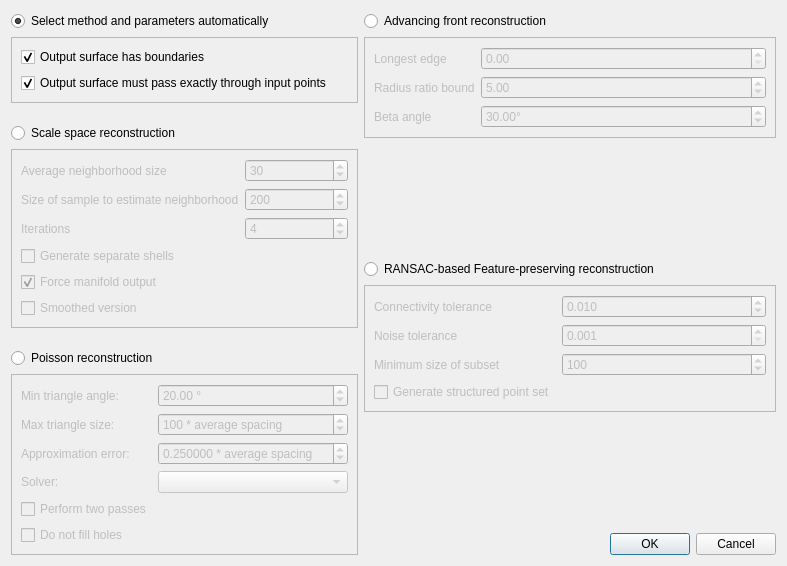
<?xml version="1.0" encoding="UTF-8"?>
<ui version="4.0">
 <class>SurfaceReconstructionDialog</class>
 <widget class="QDialog" name="SurfaceReconstructionDialog">
  <property name="geometry">
   <rect>
    <x>0</x>
    <y>0</y>
    <width>787</width>
    <height>566</height>
   </rect>
  </property>
  <property name="windowTitle">
   <string>Surface Reconstruction</string>
  </property>
  <layout class="QHBoxLayout" name="horizontalLayout">
   <item>
    <layout class="QVBoxLayout" name="verticalLayout_2">
     <item>
      <widget class="QRadioButton" name="buttonAuto">
       <property name="text">
        <string>Select method and parameters automatically</string>
       </property>
       <property name="checked">
        <bool>true</bool>
       </property>
      </widget>
     </item>
     <item>
      <widget class="QFrame" name="frameAuto">
       <property name="frameShape">
        <enum>QFrame::StyledPanel</enum>
       </property>
       <property name="frameShadow">
        <enum>QFrame::Raised</enum>
       </property>
       <layout class="QVBoxLayout" name="verticalLayout">
        <item>
         <widget class="QCheckBox" name="m_boundaries">
          <property name="text">
           <string>Output surface has boundaries</string>
          </property>
          <property name="checked">
           <bool>true</bool>
          </property>
         </widget>
        </item>
        <item>
         <widget class="QCheckBox" name="m_interpolate">
          <property name="text">
           <string>Output surface must pass exactly through input points</string>
          </property>
          <property name="checked">
           <bool>true</bool>
          </property>
         </widget>
        </item>
       </layout>
      </widget>
     </item>
     <item>
      <spacer name="verticalSpacer_3">
       <property name="orientation">
        <enum>Qt::Vertical</enum>
       </property>
       <property name="sizeHint" stdset="0">
        <size>
         <width>20</width>
         <height>40</height>
        </size>
       </property>
      </spacer>
     </item>
     <item>
      <widget class="QRadioButton" name="buttonScaleSpace">
       <property name="text">
        <string>Scale space reconstruction</string>
       </property>
      </widget>
     </item>
     <item>
      <widget class="QFrame" name="frameScaleSpace">
       <property name="enabled">
        <bool>false</bool>
       </property>
       <property name="frameShape">
        <enum>QFrame::StyledPanel</enum>
       </property>
       <property name="frameShadow">
        <enum>QFrame::Raised</enum>
       </property>
       <layout class="QFormLayout" name="formLayout_2">
        <item row="0" column="0">
         <widget class="QLabel" name="label_2">
          <property name="text">
           <string>Average neighborhood size</string>
          </property>
         </widget>
        </item>
        <item row="0" column="1">
         <widget class="QSpinBox" name="m_neighbors">
          <property name="minimum">
           <number>0</number>
          </property>
          <property name="maximum">
           <number>100000</number>
          </property>
          <property name="value">
           <number>30</number>
          </property>
         </widget>
        </item>
        <item row="1" column="0">
         <widget class="QLabel" name="label_4">
          <property name="text">
           <string>Size of sample to estimate neighborhood</string>
          </property>
         </widget>
        </item>
        <item row="1" column="1">
         <widget class="QSpinBox" name="m_samples">
          <property name="maximum">
           <number>1000000</number>
          </property>
          <property name="value">
           <number>200</number>
          </property>
         </widget>
        </item>
        <item row="2" column="0">
         <widget class="QLabel" name="label_3">
          <property name="text">
           <string>Iterations</string>
          </property>
         </widget>
        </item>
        <item row="2" column="1">
         <widget class="QSpinBox" name="m_iterations">
          <property name="minimum">
           <number>1</number>
          </property>
          <property name="maximum">
           <number>1000000</number>
          </property>
          <property name="value">
           <number>4</number>
          </property>
         </widget>
        </item>
        <item row="3" column="0">
         <widget class="QCheckBox" name="m_genShells">
          <property name="text">
           <string>Generate separate shells</string>
          </property>
          <property name="checked">
           <bool>false</bool>
          </property>
         </widget>
        </item>
        <item row="4" column="0">
         <widget class="QCheckBox" name="m_forceManifold">
          <property name="text">
           <string>Force manifold output</string>
          </property>
          <property name="checked">
           <bool>true</bool>
          </property>
         </widget>
        </item>
        <item row="5" column="0">
         <widget class="QCheckBox" name="m_genSmooth">
          <property name="text">
           <string>Smoothed version</string>
          </property>
          <property name="checked">
           <bool>false</bool>
          </property>
         </widget>
        </item>
       </layout>
      </widget>
     </item>
     <item>
      <spacer name="verticalSpacer_2">
       <property name="orientation">
        <enum>Qt::Vertical</enum>
       </property>
       <property name="sizeHint" stdset="0">
        <size>
         <width>20</width>
         <height>40</height>
        </size>
       </property>
      </spacer>
     </item>
     <item>
      <widget class="QRadioButton" name="buttonPoisson">
       <property name="text">
        <string>Poisson reconstruction</string>
       </property>
      </widget>
     </item>
     <item>
      <widget class="QFrame" name="framePoisson">
       <property name="enabled">
        <bool>false</bool>
       </property>
       <property name="frameShape">
        <enum>QFrame::StyledPanel</enum>
       </property>
       <property name="frameShadow">
        <enum>QFrame::Raised</enum>
       </property>
       <layout class="QFormLayout" name="formLayout_3">
        <item row="0" column="0">
         <widget class="QLabel" name="label_5">
          <property name="text">
           <string>Min triangle angle:</string>
          </property>
         </widget>
        </item>
        <item row="0" column="1">
         <widget class="QDoubleSpinBox" name="m_inputAngle">
          <property name="suffix">
           <string> °</string>
          </property>
          <property name="minimum">
           <double>1.000000000000000</double>
          </property>
          <property name="maximum">
           <double>30.000000000000000</double>
          </property>
          <property name="value">
           <double>20.000000000000000</double>
          </property>
         </widget>
        </item>
        <item row="1" column="0">
         <widget class="QLabel" name="label_7">
          <property name="text">
           <string>Max triangle size:</string>
          </property>
         </widget>
        </item>
        <item row="1" column="1">
         <widget class="QDoubleSpinBox" name="m_inputRadius">
          <property name="suffix">
           <string> * average spacing</string>
          </property>
          <property name="decimals">
           <number>0</number>
          </property>
          <property name="minimum">
           <double>1.000000000000000</double>
          </property>
          <property name="maximum">
           <double>1000.000000000000000</double>
          </property>
          <property name="singleStep">
           <double>1.000000000000000</double>
          </property>
          <property name="value">
           <double>100.000000000000000</double>
          </property>
         </widget>
        </item>
        <item row="2" column="0">
         <widget class="QLabel" name="label_6">
          <property name="text">
           <string>Approximation error:</string>
          </property>
         </widget>
        </item>
        <item row="2" column="1">
         <widget class="QDoubleSpinBox" name="m_inputDistance">
          <property name="suffix">
           <string> * average spacing</string>
          </property>
          <property name="decimals">
           <number>6</number>
          </property>
          <property name="minimum">
           <double>0.010000000000000</double>
          </property>
          <property name="maximum">
           <double>100.000000000000000</double>
          </property>
          <property name="singleStep">
           <double>0.010000000000000</double>
          </property>
          <property name="value">
           <double>0.250000000000000</double>
          </property>
         </widget>
        </item>
        <item row="3" column="0">
         <widget class="QLabel" name="label_8">
          <property name="text">
           <string>Solver:</string>
          </property>
         </widget>
        </item>
        <item row="3" column="1">
         <widget class="QComboBox" name="m_inputSolver">
          <property name="toolTip">
           <string extracomment="Name of the sparse solver"/>
          </property>
         </widget>
        </item>
        <item row="4" column="0">
         <widget class="QCheckBox" name="m_inputTwoPasses">
          <property name="text">
           <string>Perform two passes</string>
          </property>
         </widget>
        </item>
        <item row="5" column="0">
         <widget class="QCheckBox" name="m_doNotFillHoles">
          <property name="text">
           <string>Do not fill holes</string>
          </property>
         </widget>
        </item>
       </layout>
      </widget>
     </item>
    </layout>
   </item>
   <item>
    <layout class="QVBoxLayout" name="verticalLayout_3">
     <item>
      <widget class="QRadioButton" name="buttonAdvancing">
       <property name="text">
        <string>Advancing front reconstruction</string>
       </property>
      </widget>
     </item>
     <item>
      <widget class="QFrame" name="frameAdvancing">
       <property name="enabled">
        <bool>false</bool>
       </property>
       <property name="frameShape">
        <enum>QFrame::StyledPanel</enum>
       </property>
       <property name="frameShadow">
        <enum>QFrame::Raised</enum>
       </property>
       <layout class="QFormLayout" name="formLayout">
        <item row="0" column="0">
         <widget class="QLabel" name="label">
          <property name="text">
           <string>Longest edge</string>
          </property>
         </widget>
        </item>
        <item row="0" column="1">
         <widget class="QDoubleSpinBox" name="m_longestEdge">
          <property name="maximum">
           <double>999999999.000000000000000</double>
          </property>
         </widget>
        </item>
        <item row="1" column="0">
         <widget class="QLabel" name="label_9">
          <property name="text">
           <string>Radius ratio bound</string>
          </property>
         </widget>
        </item>
        <item row="2" column="0">
         <widget class="QLabel" name="label_10">
          <property name="text">
           <string>Beta angle</string>
          </property>
         </widget>
        </item>
        <item row="1" column="1">
         <widget class="QDoubleSpinBox" name="m_radiusRatioBound">
          <property name="minimum">
           <double>0.010000000000000</double>
          </property>
          <property name="maximum">
           <double>1000.000000000000000</double>
          </property>
          <property name="value">
           <double>5.000000000000000</double>
          </property>
         </widget>
        </item>
        <item row="2" column="1">
         <widget class="QDoubleSpinBox" name="m_betaAngle">
          <property name="suffix">
           <string>°</string>
          </property>
          <property name="maximum">
           <double>150.000000000000000</double>
          </property>
          <property name="value">
           <double>30.000000000000000</double>
          </property>
         </widget>
        </item>
       </layout>
      </widget>
     </item>
     <item>
      <spacer name="verticalSpacer">
       <property name="orientation">
        <enum>Qt::Vertical</enum>
       </property>
       <property name="sizeHint" stdset="0">
        <size>
         <width>20</width>
         <height>40</height>
        </size>
       </property>
      </spacer>
     </item>
     <item>
      <widget class="QRadioButton" name="buttonRANSAC">
       <property name="text">
        <string>RANSAC-based Feature-preserving reconstruction</string>
       </property>
      </widget>
     </item>
     <item>
      <widget class="QFrame" name="frameRANSAC">
       <property name="enabled">
        <bool>false</bool>
       </property>
       <property name="frameShape">
        <enum>QFrame::StyledPanel</enum>
       </property>
       <property name="frameShadow">
        <enum>QFrame::Raised</enum>
       </property>
       <layout class="QFormLayout" name="formLayout_4">
        <property name="fieldGrowthPolicy">
         <enum>QFormLayout::AllNonFixedFieldsGrow</enum>
        </property>
        <item row="3" column="0">
         <widget class="QCheckBox" name="m_generateStructured">
          <property name="text">
           <string>Generate structured point set</string>
          </property>
         </widget>
        </item>
        <item row="0" column="0">
         <widget class="QLabel" name="connectivityToleranceLabel">
          <property name="text">
           <string>Connectivity tolerance</string>
          </property>
         </widget>
        </item>
        <item row="0" column="1">
         <widget class="QDoubleSpinBox" name="m_connectivityTolerance">
          <property name="decimals">
           <number>3</number>
          </property>
          <property name="minimum">
           <double>0.001000000000000</double>
          </property>
          <property name="singleStep">
           <double>0.010000000000000</double>
          </property>
          <property name="value">
           <double>0.010000000000000</double>
          </property>
         </widget>
        </item>
        <item row="1" column="0">
         <widget class="QLabel" name="noiseToleranceLabel">
          <property name="text">
           <string>Noise tolerance</string>
          </property>
         </widget>
        </item>
        <item row="1" column="1">
         <widget class="QDoubleSpinBox" name="m_noiseTolerance">
          <property name="decimals">
           <number>3</number>
          </property>
          <property name="minimum">
           <double>0.001000000000000</double>
          </property>
          <property name="singleStep">
           <double>0.001000000000000</double>
          </property>
         </widget>
        </item>
        <item row="2" column="0">
         <widget class="QLabel" name="minimumSizeOfSubsetLabel">
          <property name="text">
           <string>Minimum size of subset</string>
          </property>
         </widget>
        </item>
        <item row="2" column="1">
         <widget class="QSpinBox" name="m_minSizeSubset">
          <property name="minimum">
           <number>1</number>
          </property>
          <property name="maximum">
           <number>1000000000</number>
          </property>
          <property name="singleStep">
           <number>10</number>
          </property>
          <property name="value">
           <number>100</number>
          </property>
         </widget>
        </item>
       </layout>
      </widget>
     </item>
     <item>
      <spacer name="verticalSpacer_4">
       <property name="orientation">
        <enum>Qt::Vertical</enum>
       </property>
       <property name="sizeHint" stdset="0">
        <size>
         <width>20</width>
         <height>40</height>
        </size>
       </property>
      </spacer>
     </item>
     <item>
      <widget class="QDialogButtonBox" name="buttonBox">
       <property name="standardButtons">
        <set>QDialogButtonBox::Cancel|QDialogButtonBox::Ok</set>
       </property>
      </widget>
     </item>
    </layout>
   </item>
  </layout>
 </widget>
 <resources/>
 <connections>
  <connection>
   <sender>buttonBox</sender>
   <signal>accepted()</signal>
   <receiver>SurfaceReconstructionDialog</receiver>
   <slot>accept()</slot>
   <hints>
    <hint type="sourcelabel">
     <x>198</x>
     <y>640</y>
    </hint>
    <hint type="destinationlabel">
     <x>198</x>
     <y>331</y>
    </hint>
   </hints>
  </connection>
  <connection>
   <sender>buttonBox</sender>
   <signal>rejected()</signal>
   <receiver>SurfaceReconstructionDialog</receiver>
   <slot>reject()</slot>
   <hints>
    <hint type="sourcelabel">
     <x>198</x>
     <y>640</y>
    </hint>
    <hint type="destinationlabel">
     <x>198</x>
     <y>331</y>
    </hint>
   </hints>
  </connection>
  <connection>
   <sender>buttonAdvancing</sender>
   <signal>toggled(bool)</signal>
   <receiver>frameAdvancing</receiver>
   <slot>setEnabled(bool)</slot>
   <hints>
    <hint type="sourcelabel">
     <x>198</x>
     <y>116</y>
    </hint>
    <hint type="destinationlabel">
     <x>198</x>
     <y>155</y>
    </hint>
   </hints>
  </connection>
  <connection>
   <sender>buttonAuto</sender>
   <signal>toggled(bool)</signal>
   <receiver>frameAuto</receiver>
   <slot>setEnabled(bool)</slot>
   <hints>
    <hint type="sourcelabel">
     <x>198</x>
     <y>18</y>
    </hint>
    <hint type="destinationlabel">
     <x>198</x>
     <y>67</y>
    </hint>
   </hints>
  </connection>
  <connection>
   <sender>buttonPoisson</sender>
   <signal>toggled(bool)</signal>
   <receiver>framePoisson</receiver>
   <slot>setEnabled(bool)</slot>
   <hints>
    <hint type="sourcelabel">
     <x>198</x>
     <y>414</y>
    </hint>
    <hint type="destinationlabel">
     <x>198</x>
     <y>525</y>
    </hint>
   </hints>
  </connection>
  <connection>
   <sender>buttonScaleSpace</sender>
   <signal>toggled(bool)</signal>
   <receiver>frameScaleSpace</receiver>
   <slot>setEnabled(bool)</slot>
   <hints>
    <hint type="sourcelabel">
     <x>198</x>
     <y>194</y>
    </hint>
    <hint type="destinationlabel">
     <x>198</x>
     <y>304</y>
    </hint>
   </hints>
  </connection>
  <connection>
   <sender>buttonRANSAC</sender>
   <signal>toggled(bool)</signal>
   <receiver>frameRANSAC</receiver>
   <slot>setEnabled(bool)</slot>
   <hints>
    <hint type="sourcelabel">
     <x>587</x>
     <y>266</y>
    </hint>
    <hint type="destinationlabel">
     <x>587</x>
     <y>350</y>
    </hint>
   </hints>
  </connection>
 </connections>
</ui>
